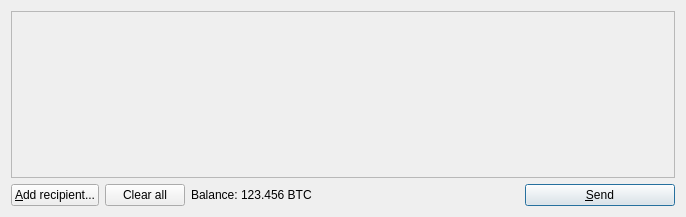
<?xml version="1.0" encoding="UTF-8"?>
<ui version="4.0">
 <class>SendCoinsDialog</class>
 <widget class="QDialog" name="SendCoinsDialog">
  <property name="geometry">
   <rect>
    <x>0</x>
    <y>0</y>
    <width>686</width>
    <height>217</height>
   </rect>
  </property>
  <property name="windowTitle">
   <string>Send AoD</string>
  </property>
  <layout class="QVBoxLayout" name="verticalLayout">
   <item>
    <widget class="QScrollArea" name="scrollArea">
     <property name="widgetResizable">
      <bool>true</bool>
     </property>
     <widget class="QWidget" name="scrollAreaWidgetContents">
      <property name="geometry">
       <rect>
        <x>0</x>
        <y>0</y>
        <width>666</width>
        <height>165</height>
       </rect>
      </property>
      <layout class="QVBoxLayout" name="verticalLayout_2">
       <property name="margin">
        <number>0</number>
       </property>
       <item>
        <layout class="QVBoxLayout" name="entries">
         <property name="spacing">
          <number>6</number>
         </property>
        </layout>
       </item>
       <item>
        <spacer name="verticalSpacer">
         <property name="orientation">
          <enum>Qt::Vertical</enum>
         </property>
         <property name="sizeHint" stdset="0">
          <size>
           <width>20</width>
           <height>40</height>
          </size>
         </property>
        </spacer>
       </item>
      </layout>
     </widget>
    </widget>
   </item>
   <item>
    <layout class="QHBoxLayout" name="horizontalLayout">
     <item>
      <widget class="QPushButton" name="addButton">
       <property name="toolTip">
        <string>Send to multiple recipients at once</string>
       </property>
       <property name="text">
        <string>&amp;Add recipient...</string>
       </property>
       <property name="icon">
        <iconset resource="../bitcoin.qrc">
         <normaloff>:/icons/add</normaloff>:/icons/add</iconset>
       </property>
      </widget>
     </item>
     <item>
      <widget class="QPushButton" name="clearButton">
       <property name="sizePolicy">
        <sizepolicy hsizetype="Minimum" vsizetype="Fixed">
         <horstretch>0</horstretch>
         <verstretch>0</verstretch>
        </sizepolicy>
       </property>
       <property name="toolTip">
        <string>Remove all transaction fields</string>
       </property>
       <property name="text">
        <string>Clear all</string>
       </property>
       <property name="icon">
        <iconset resource="../bitcoin.qrc">
         <normaloff>:/icons/remove</normaloff>:/icons/remove</iconset>
       </property>
       <property name="autoRepeatDelay">
        <number>300</number>
       </property>
      </widget>
     </item>
     <item>
      <layout class="QHBoxLayout" name="horizontalLayout_2">
       <property name="spacing">
        <number>3</number>
       </property>
       <item>
        <widget class="QLabel" name="label">
         <property name="text">
          <string>Balance:</string>
         </property>
        </widget>
       </item>
       <item>
        <widget class="QLabel" name="labelBalance">
         <property name="text">
          <string>123.456 BTC</string>
         </property>
         <property name="textInteractionFlags">
          <set>Qt::LinksAccessibleByMouse|Qt::TextSelectableByKeyboard|Qt::TextSelectableByMouse</set>
         </property>
        </widget>
       </item>
      </layout>
     </item>
     <item>
      <spacer name="horizontalSpacer">
       <property name="orientation">
        <enum>Qt::Horizontal</enum>
       </property>
       <property name="sizeHint" stdset="0">
        <size>
         <width>40</width>
         <height>20</height>
        </size>
       </property>
      </spacer>
     </item>
     <item>
      <widget class="QPushButton" name="sendButton">
       <property name="minimumSize">
        <size>
         <width>150</width>
         <height>0</height>
        </size>
       </property>
       <property name="toolTip">
        <string>Confirm the send action</string>
       </property>
       <property name="text">
        <string>&amp;Send</string>
       </property>
       <property name="icon">
        <iconset resource="../bitcoin.qrc">
         <normaloff>:/icons/send</normaloff>:/icons/send</iconset>
       </property>
       <property name="default">
        <bool>true</bool>
       </property>
      </widget>
     </item>
    </layout>
   </item>
  </layout>
 </widget>
 <resources>
  <include location="../bitcoin.qrc"/>
 </resources>
 <connections/>
</ui>
